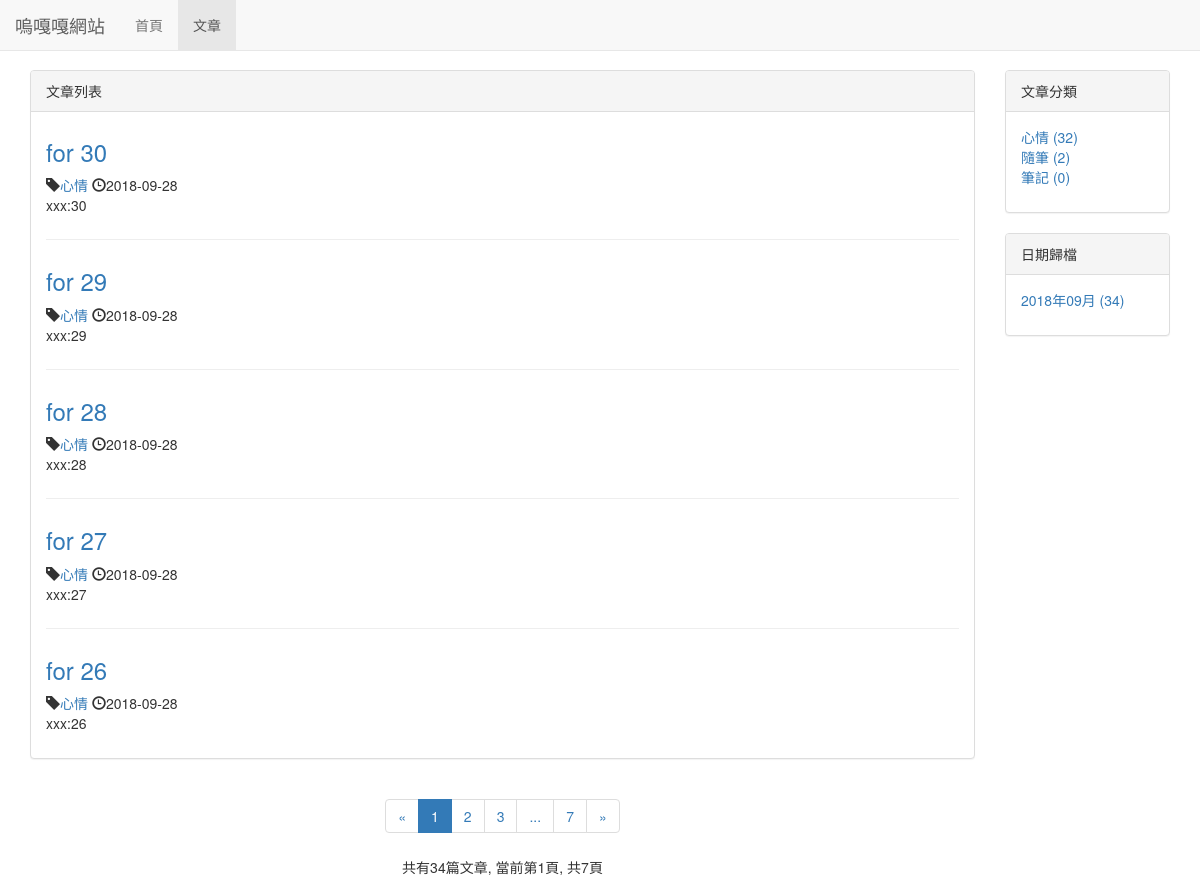
Screenshot of /blog/ with the database file from the repository.
### blog/models.py (models this page shows, shortened)
class Blog(models.Model):
    title = models.CharField(max_length=50)
    blog_type = models.ForeignKey(BlogType, on_delete=models.DO_NOTHING)
    content = RichTextUploadingField()
    author = models.ForeignKey(User, on_delete=models.DO_NOTHING)
    created_time = models.DateTimeField(auto_now_add=True)
    last_update_time = models.DateTimeField(auto_now=True)
    class Meta:
        ordering = ['-created_time']

class BlogType(models.Model):
    type_name = models.CharField(max_length=15)
    def __str__(self):
        return self.type_name

### blog/views.py (the view)
# urls.py: path('', views.blogList, name='blog_list'),
def blogList(request):
    blog_all_list = Blog.objects.all()
    context = getBlogListCommonDate(request, blog_all_list)
    return render_to_response('blog/blog_list.html', context)

### blog/templates/blog/blog_list.html (shortened to what this page needs)
{% extends 'base.html' %}
{% block nav_blog_active %}active{% endblock %}
{% load staticfiles %}
{% block header_extends %}
    <link rel="stylesheet" href="{% static 'blog/blog.css' %}">
{% endblock %}
{% block content %}
    <div class="container">
        <div class="row">
            <div class="col-xs-8 col-sm-8 col-md-8 col-lg-10">
                <div class="panel panel-default">
                    <div class="panel-heading">{% block blog_list_title %}文章列表{% endblock %}</div>
                    <div class="panel-body">
                        {% for blog in blogs %}
                        <div class="blog">
                            <h3><a href="{% url 'blog_detail' blog.pk %}">{{ blog.title }}</a></h3>
                            <p class="blog-info">
                                <span class="glyphicon glyphicon-tag" aria-hidden="true"></span><a href="{% url 'blogs_with_type' blog.blog_type.pk %}">{{ blog.blog_type }}</a>
                                <span class="glyphicon glyphicon-time" aria-hidden="true"></span>{{ blog.created_time|date:"Y-m-d" }}
                            </p>
                            <p>{{ blog.content|striptags|truncatechars:120 }}</p>
                        </div>
                        {% empty %}
                            <div class="blog">
                               <h3>-- 暫無文章 --</h3>
                            </div>
                        {% endfor %}
                    </div>
                </div>
                <div class="paginator">
                    <ul class="pagination">
                        <li>
                            {% if page_of_blogs.has_previous %}
                                <a href="?page={{ page_of_blogs.preious_page_number }}" aria-label="Previous">
                                    <span aria-hidden="true">&laquo;</span>
                                </a>
                            {% else %}
                                <span aria-hidden="true">&laquo;</span>
                            {% endif %}
                        </li>
                        {% for page_num in page_range %}
                            {% if page_num == page_of_blogs.number %}
                                <li class="active"><span>{{ page_num }}</span></li>
                            {% else %}
                                {% if page_num == '...' %}
                                    <li><span>{{ page_num }}</span></li>
                                {% else %}
                                    <li><a href="?page={{ page_num }}">{{ page_num }}</a></li>
                                {% endif %}
                            {% endif %}
                        {% endfor %}
                        <li>
                            {% if page_of_blogs.has_next %}
                                <a href="?page={{ page_of_blogs.next_page_number }}" aria-label="Next">
                                    <span aria-hidden="true">&raquo;</span>
                                </a>
                            {% else %}
                                <span aria-hidden="true">&raquo;</span>
                            {% endif %}
                        </li>
                    </ul>
                    <p>
                        共有{{ page_of_blogs.paginator.count }}篇文章, 當前第{{ page_of_blogs.number }}頁, 共{{ page_of_blogs.paginator.num_pages }}頁
                    </p>
                </div>
            </div>
            <div class="hidden-xs col-sm-4 col-md-4 col-lg-2">
                <div class="panel panel-default">
                    <div class="panel-heading">文章分類</div>
                    <div class="panel-body">
                        <ul class="blog-types">
                            {% for blog_type in blog_types %}
                            <li>
                                <a href="{% url 'blogs_with_type' blog_type.pk %}">
                                    {{ blog_type.type_name }} ({{ blog_type.blog_count }})
                                </a>
                            </li>
                            {% empty %}
                                <li>暫無分類</li>
                            {% endfor %}
                        </ul>
                    </div>
                </div>
                <div class="panel panel-default">
                    <div class="panel-heading">日期歸檔</div>
                    <div class="panel-body">
                        <ul>
                            {% for blog_date, blog_count in blog_dates.items %}
                                <a href="{% url 'blog_with_date' blog_date.year blog_date.month %}">
                                    <li>{{ blog_date|date:"Y年m月" }} ({{ blog_count }})</li>
                                </a>
                            {% endfor %}
                        </ul>
                    </div>
                </div>
            </div>
        </div>
    </div>
{% endblock %}

### static/base.css (style rules this page uses)
* { margin: 0; padding: 0; }
body { margin-top: 70px!important; }
ul { list-style-type: none!important; }

### blog/static/blog/blog.css (style rules this page uses)
ul.blog-types { list-style-type: none; }
div.blog:not(:last-child) { margin-bottom: 2em; padding-bottom: 1em; border-bottom: 1px solid #eee; }
div.blog h3 { margin-top: 0.5em; }
div.blog p.blog-info { margin-bottom: 0; }
div.paginator { text-align: center; }

### rows the page displays
Blog: title "for 30", blog_type "心情", created_time "2018-09-28", content "xxx:30"
Blog: title "for 29", blog_type "心情", created_time "2018-09-28", content "xxx:29"
Blog: title "for 28", blog_type "心情", created_time "2018-09-28", content "xxx:28"
Blog: title "for 27", blog_type "心情", created_time "2018-09-28", content "xxx:27"
Blog: title "for 26", blog_type "心情", created_time "2018-09-28", content "xxx:26"
BlogType: type_name "心情", blog_count "32"
BlogType: type_name "隨筆", blog_count "2"
BlogType: type_name "筆記", blog_count "0"

### other values shown
{{ page_num }} "1"
{{ page_num }} "2" "3" "7"
{{ page_num }} "..."
{{ page_of_blogs.paginator.count }} "34"
{{ page_of_blogs.number }} "1"
{{ page_of_blogs.paginator.num_pages }} "7"
{{ blog_date|date:"Y年m月" }} "2018年09月"
{{ blog_count }} "34"
